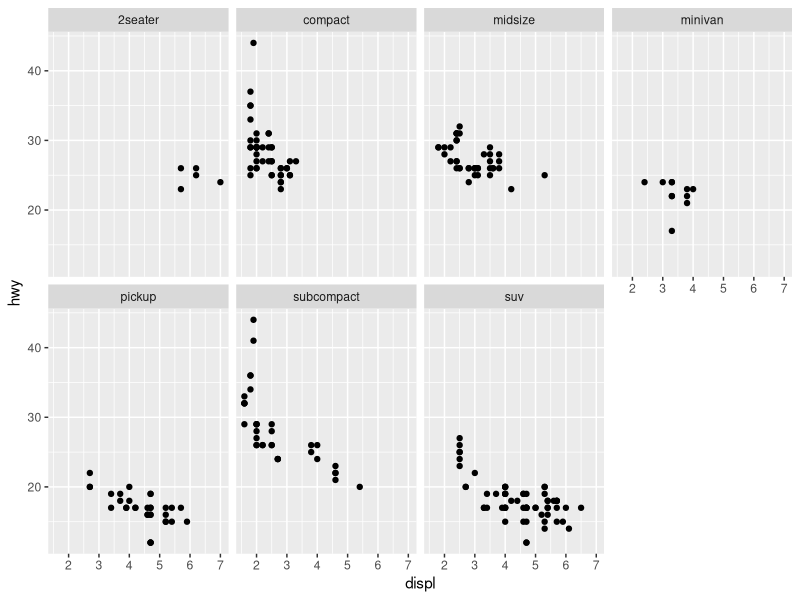
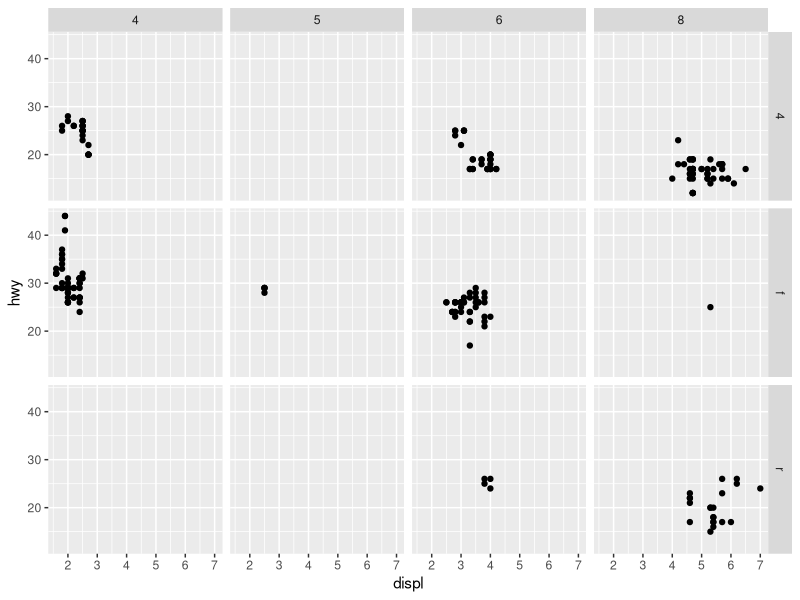
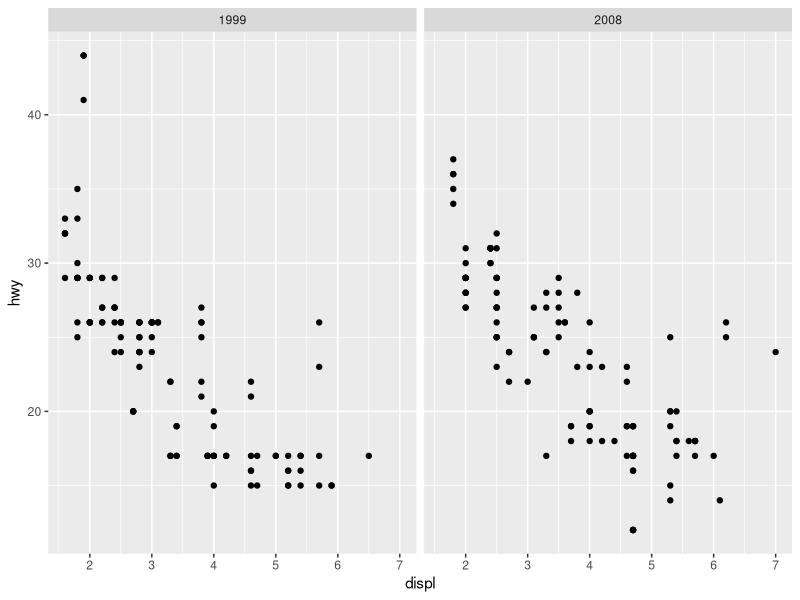
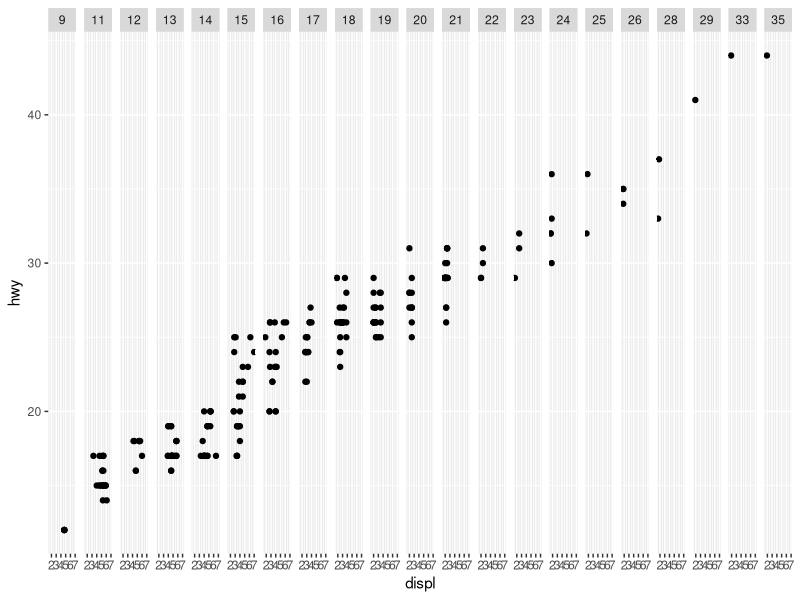
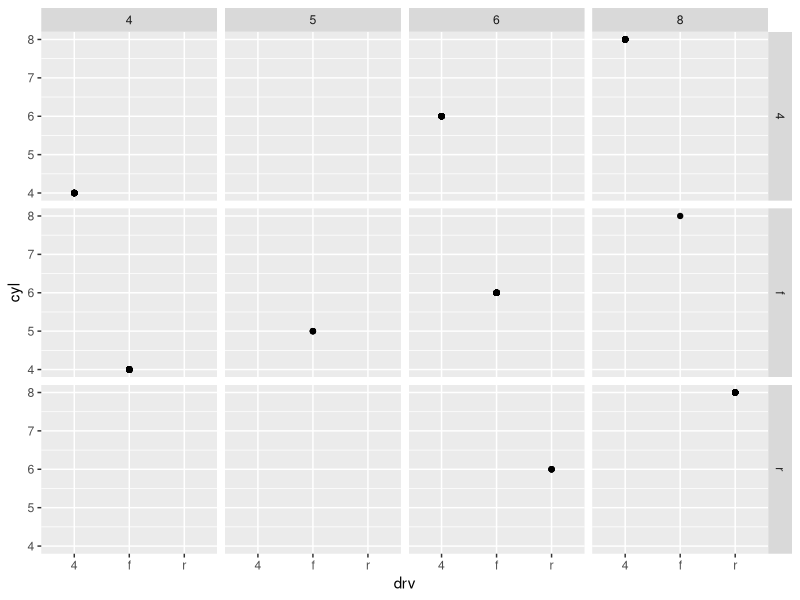
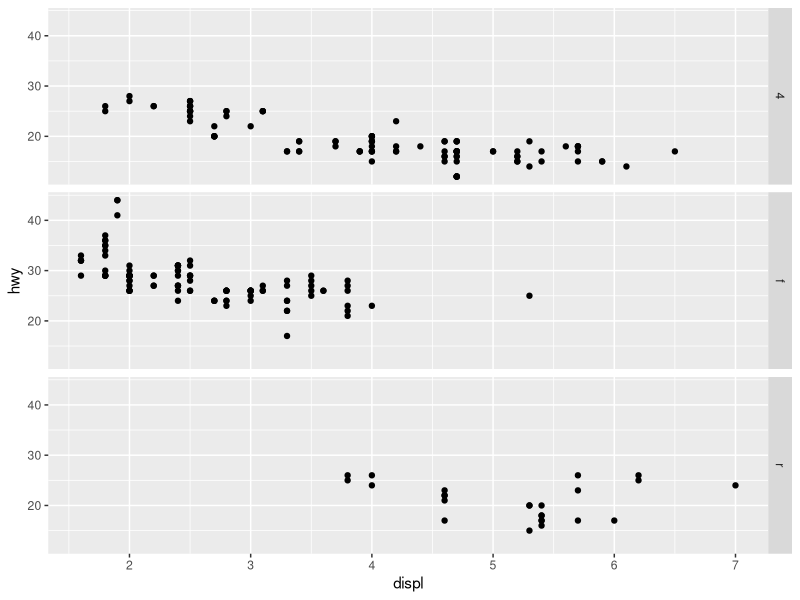
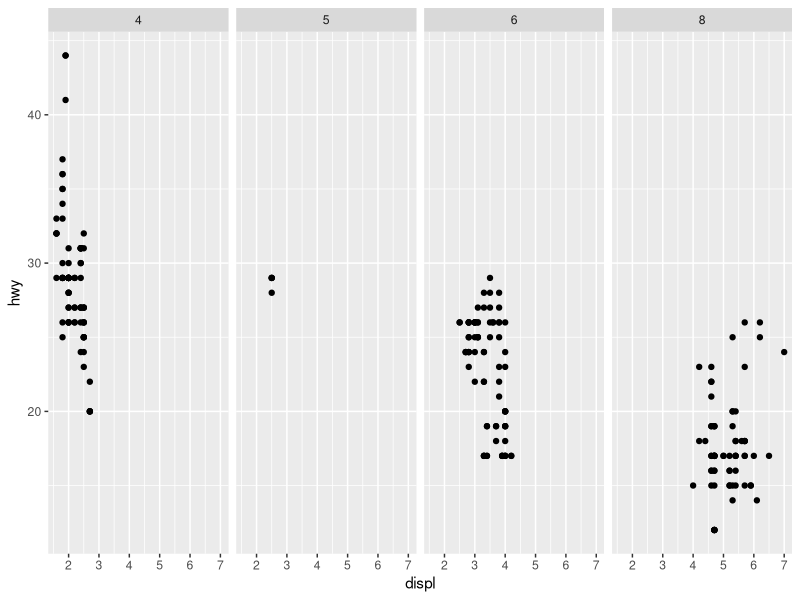
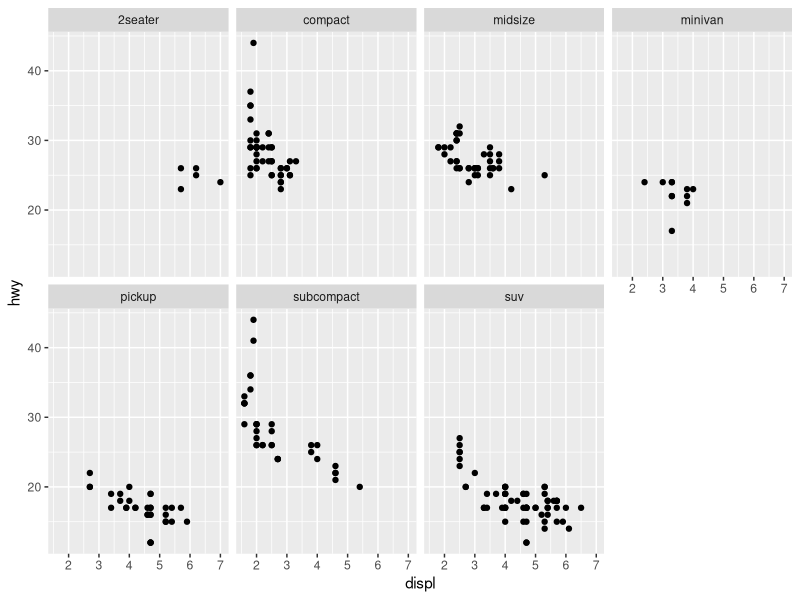

R code for these plots, in order:
## ---- chunk 1
library(ggplot2)
# ggplot(data = mpg)
# + geom_point(mapping = aes(x = displ, y = hwy))

# uncomment the above to lines to see the difference
## ---- chunk 2
ggplot(data = mpg) +
  geom_point(mapping = aes(x = displ, y = hwy)) + 
  facet_wrap(~ class, nrow = 2)
## ---- chunk 3
ggplot(data = mpg) +
  geom_point(mapping = aes(x = displ, y = hwy)) +
  facet_grid(drv ~ cyl)

## ---- chunk 4
    # What happens if you facet on a continuous variable?
    ggplot(data = mpg) + 
      geom_point(mapping = aes(x = displ, y = hwy)) + 
      facet_grid(~ year)

    ggplot(data = mpg) + 
      geom_point(mapping = aes(x = displ, y = hwy)) + 
      facet_grid(~ cty)
## ---- chunk 5
    # what do the empty cells in a plot with facet_grid(drv ~ cyl) mean? How do they relate to this plot?
    ggplot (data = mpg) +
      geom_point(mapping = aes(x = drv, y = cyl)) +
      facet_grid(drv ~ cyl)

## ---- chunk 6
# what plots does the following code make? what does . do?

ggplot(data = mpg) +
  geom_point(mapping = aes(x = displ, y = hwy)) +
  facet_grid(drv ~ .)

ggplot(data = mpg) +
  geom_point(mapping = aes(x = displ, y = hwy)) +
  facet_grid(. ~ cyl)
## ---- chunk 7
#Take the first faceted plot in this section:

ggplot(data = mpg) +
  geom_point(mapping = aes(x = displ, y = hwy)) + 
  facet_wrap(~ class, nrow = 2)
## ---- chunk 8
ggplot(data = mpg) + 
  geom_point(mapping = aes(x = displ, y = hwy, color = class))
## ---- chunk 9
#Read facet_wrap(). What does nrow do? What does ncol do? What other options control the layout of the individual panels? Why doesn't facet_grid() have nrow and ncol variables?

?facet_wrap()
## ---- chunk 10
# When using facet_grid() you should usually put the variable with more unique levels in the columns. Why?
